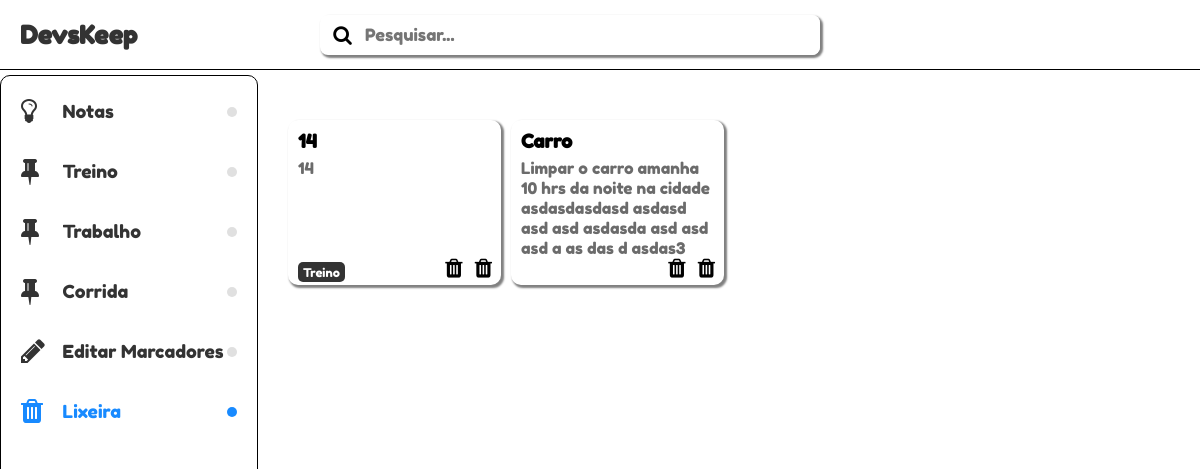
The app's page /trash.php with its own data.
### tables this page shows
CREATE TABLE `marks` (
  `id` int(11) NOT NULL,
  `title` varchar(100) NOT NULL,
  `cor` varchar(11) DEFAULT '#333'
);

CREATE TABLE `notes` (
  `id` int(11) NOT NULL,
  `id_mark` int(11) DEFAULT NULL,
  `title` varchar(100) NOT NULL,
  `txt` text NOT NULL,
  `created_at` datetime NOT NULL,
  `cor` varchar(11) DEFAULT '#FFF',
  `status_trash` int(11) NOT NULL
);

### config.php (called while the page is built, shortened)
<?php
$base = '/devskeep';

### dao/NoteDaoMysql.php (called while the page is built, shortened)
<?php
require_once "dao/MarkDaoMysql.php";
class NoteDaoMysql implements NoteDAO {
    private $pdo;
    public function __construct(PDO $driver) {
        $this->pdo = $driver;
    }
    private function _noteObject($data) {
        $array = [];
        $markDao = new MarkDaoMysql($this->pdo);
        foreach($data as $item) {
            $note = new Note();
            $note->id = $item['id'];
            $note->title = $item['title'];
            $note->txt = $item['txt'];
            $note->id_mark = $item['id_mark'];
            $note->created_at = $item['created_at'];
            $note->cor = $item['cor'];
            if(!empty($note->id_mark)) {
                $note->title_mark = $markDao->getTitle($note->id_mark);
            }
            $array[] = $note;
        }
        return $array;
    }
    public function getNoteAllModoTrash() {
        $array = [];
        $sql = $this->pdo->prepare("SELECT * FROM notes WHERE status_trash = :trash
        ORDER BY id DESC");
        $sql->bindValue(':trash', 1);
        $sql->execute();
        if($sql->rowCount() > 0) {
            $data = $sql->fetchAll(PDO::FETCH_ASSOC);
            $array = $this->_noteObject($data);
        }
        return $array;
    }
}

### dao/MarkDaoMysql.php (called while the page is built, shortened)
<?php
require_once "dao/NoteDaoMysql.php";
class MarkDaoMysql implements MarkDAO {
    private $pdo;
    public function __construct(PDO $driver) {
        $this->pdo = $driver;
    }
    public function getMarkAll() {
        $array = [];
        $sql = $this->pdo->query("SELECT * FROM marks");
        if($sql->rowCount() > 0) {
            $data = $sql->fetchAll(PDO::FETCH_ASSOC);
            foreach($data as $item) {
                $m  = new Mark();
                $m->id    = $item['id'];
                $m->title = $item['title'];
                $m->cor   = $item['cor'];
                $array[] = $m;
            }
        }
        return $array;
    }
    public function getTitle($id) {
        $sql = $this->pdo->prepare("SELECT title FROM marks WHERE id = :id");
        $sql->bindValue(":id", $id);
        $sql->execute();
        if($sql->rowCount() > 0) {
            $data = $sql->fetch(PDO::FETCH_ASSOC);
            return $data['title'];
        }
    }
}

### trash.php (the view, shortened to what this page needs)
<?php
require_once 'config.php';
require_once 'dao/NoteDaoMysql.php';
require_once 'dao/MarkDaoMysql.php';
$noteDao = new NoteDaoMysql($pdo);
$markDao = new MarkDaoMysql($pdo);
$action = 'trash';
$notes = $noteDao->getNoteAllModoTrash();
$marks = $markDao->getMarkAll();
require_once 'partials/header.php';
require_once 'partials/menu-aside.php';
?>
<div class="keep--area">
    <section class='section-trash'>
        <?php if(!empty($notes)): ?>
            <?php foreach($notes as $item): ?>
                <div class="box-note trash" data-id="<?=$item->id;?>" data-id-mark="<?=(!empty($item->id_mark))?$item->id_mark:'default';?>">
                    <h3><?=$item->title;?></h3>
                    <p class="box-note-txt"><?=$item->txt;?></p>
                    <div class="marcadores">
                        <?php if(!empty($item->title_mark)):?>
                            <div class="marcador">
                                <?=$item->title_mark;?>
                            </div>
                        <?php endif; ?>
                    </div>
                    <div class="menus-trash">
                        <i id="trash-up" title="recuperar" class="fa fa-trash" aria-hidden="true"></i>
                        <i id="trash-del" title="excluir" class="fa fa-trash" aria-hidden="true"></i>
                    </div>
                </div>
            <?php endforeach;?>
        <?php endif; ?>
    </section>
</div>
</div>
<?php
require_once "partials/footer.php";
?>

### partials/menu-aside.php (shortened to what this page needs)
<div class="container">
    <aside>
        <ul>
            <li class="<?=($action == 'home')?'action':''?>">
                <a href="<?=$base;?>">
                    <div class="icon">
                        <i class="fa fa-lightbulb-o" aria-hidden="true"></i>                            <i class="fa fa-lightbulb-o" aria-hidden="true"></i>
                    </div>
                    <div class="name"><span data-text="Notas">Notas</span></div>
                </a>
            </li>
            <?php if($marks): ?>
                <?php foreach($marks as $item): ?>
                    <li class="<?=($action == $item->id)?'action':''?>">
                        <a href="<?=$base;?>/marcador.php?mark=<?=$item->id;?>">
                            <div class="icon">
                                <i class="fa fa-thumb-tack" aria-hidden="true"></i>
                            </div>
                            <div class="name"><span data-text="<?=$item->title;?>"><?=$item->title;?></span></div>
                        </a>
                    </li>
                <?php endforeach; ?>
            <?php endif; ?>
            <li>
            <a href="" id="edit-mark">
                <div class="icon">
                    <i class="fa fa-pencil" aria-hidden="true"></i>
                </div>
                <div class="name"><span data-text="Editar Marcadores">Editar Marcadores</span></div>
            </a>
        </li>
        <li class="<?=($action == 'trash')?'action':''?>">
            <a href="<?=$base;?>/trash.php">
                <div class="icon">
                    <i class="fa fa-trash" aria-hidden="true"></i>
                </div>
                <div class="name"><span data-text="Lixeira">Lixeira</span></div>
            </a>
        </li>
    </ul>
</aside>

### assets/css/style.css (style rules this page uses)
* { margin: 0; padding: 0; box-sizing: border-box; font-family: 'Fredoka One', cursive; }
body { width: 100%; margin: auto; }
.container { max-width: 1280px; width: 100%; margin: auto; display: flex; }
aside { height: calc(100vh - 75px); width: 330px; margin-top: 5px; border: 1px solid #000; border-radius: 10px; padding-left: 10px; padding-top: 5px; }
aside ul { display: flex; flex-direction: column; }
aside ul li { position: relative; list-style: none; }
aside ul li::before { content: ''; position: absolute; top: 26px; right: 20px; width: 10px; height: 10px; background: #e0e0e0; border-radius: 50%; transition: 0.5s; }
aside ul li a { text-decoration: none; display: flex; }
aside ul li a .icon { width: 40px; height: 40px; margin: 10px; font-size: 28px; overflow: hidden; }
aside ul li a .icon .fa { width: 100%; height: 100%; line-height: 40px; color: #333; transition: 0.5s; }
aside ul li a .name { position: relative; top: 20px; height: 20px; width: 100%; display: block; overflow: hidden; }
aside ul li a .name span { display: block; position: relative; color: #333; font-weight: 500; font-size: 18px; line-height: 20px; transition: 0.5s; }
aside ul li a .name span::before { content: attr(data-text); position: absolute; top: -100%; left: 0; width: 100%; height: 100%; color: #188aff; }
aside ul .action a .icon .fa { color: #188aff; }
aside ul .action a .name span { color: #188aff; }
aside ul .action::before { background: #188aff; }
.box-note.trash .menus-trash { position: absolute; right: 5px; bottom: 5px; }
.box-note.trash .menus-trash #trash-up, .box-note.trash .menus-trash #trash-del { font-size: 22px; margin-left: 4px; margin-right: 4px; }
.keep--area { width: 100%; height: 100%; padding: 20px 30px; display: flex; justify-content: center; flex-direction: column; align-items: center; }
section { width: 100%; flex: 1; display: grid; grid-template-columns: repeat(4, 1fr); grid-gap: 10px }
.section-trash, .section-mark { margin-top: 30px; }
.box-note { height: 165px; box-shadow: 2px 2px 2px 1px grey; border-radius: 10px; padding: 10px; transition: 0.2s; position: relative; overflow: hidden; cursor: pointer; display: flex; flex-direction: column; width: 100%; }
.box-note h3 { width: 100%; height: 20px; overflow: hidden; text-overflow: ellipsis; white-space: nowrap; }
.box-note .box-note-txt { width: 100%; height: 80px; padding-top: 3px; padding-bottom: 3px; color: #6b6b6b; height: 100px; margin-top: 5px; overflow: hidden; text-overflow: ellipsis; }
.box-note .marcadores { height: 20px; display: flex; justify-content: flex-start; flex-wrap: wrap; font-size: 12px; flex:1; position: absolute; bottom: 3px; left: 10px; }
.box-note .marcadores .marcador { margin-bottom: 3px; margin-right: 3px; background-color: #333; display: flex; align-items: center; color: #fff; border-radius: 5px; height: 20px; padding: 0 5px; }

### records on screen
marks: title "Treino"
marks: title "Trabalho"
marks: title "Corrida"
notes: title "14", txt "14", id_mark.title "Treino"
notes: title "Carro", txt "Limpar o carro amanha 10 hrs da noite na cidade asdasdasdasd asdasd asd asd asdasda asd asd asd a as das d asdas3"
